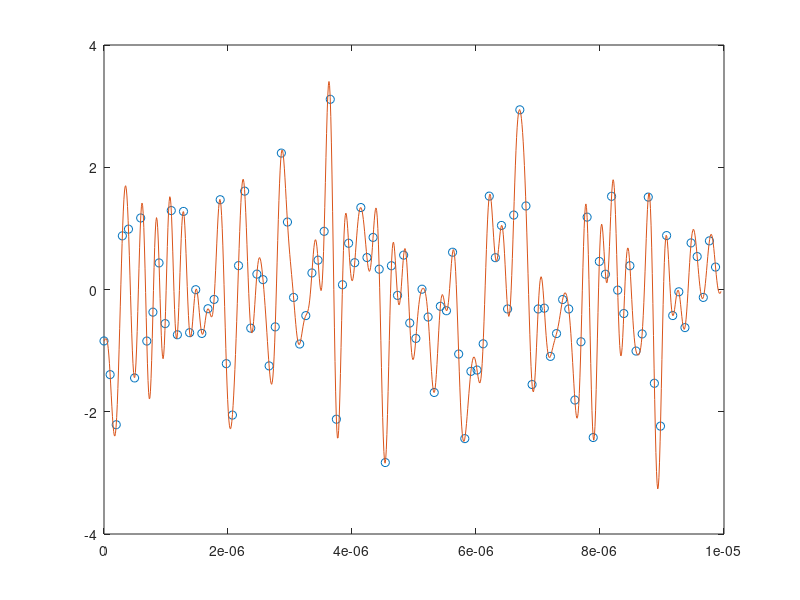

This chart was generated by the following MATLAB code:


%%%%%%% V1 %%%%%%

% clear;
% clc;
% 
% load('samples');
% 
% 
% % Original signal, sampled at Ts1
% Ts1 = 1e-6;
% s1 = samples;
% signal_duration = length(s1)*Ts1;
% length_s2 = 1024;
% Ts2 = signal_duration / length_s2;
% 
% % a)
% t1 = 0:length(s1)-1;
% t2 = linspace(0, length(s1)-1, length_s2);
% 
% % b)
% [i, j] = meshgrid(1:length(t1), 1:length(t2));
% 
% H = sinc(t2(j)-t1(i));
% 
% s2 = s1*transpose(H);
% 
% plot(t1*Ts2, s1, 'o',t2*Ts2, s2);



%%%%%%% V2 %%%%%%

clear;
clc;

load('samples');

% Original signal, sampled at Ts1
Ts1 = 1e-6;
s1 = samples;
signal_duration = length(s1)*Ts1;
length_s2 = 1024;
Ts2 = signal_duration / length_s2;

% a)
t1 = 0:length(s1)-1;
k = (0:length_s2-1);
t2 = Ts2/Ts1*k;

% b)
[i, j] = meshgrid(1:length(t1), 1:length(t2));

s2 = s1*transpose(sinc(t2(j)-t1(i)));

plot(t1*Ts2, s1, 'o',t2*Ts2, s2);





